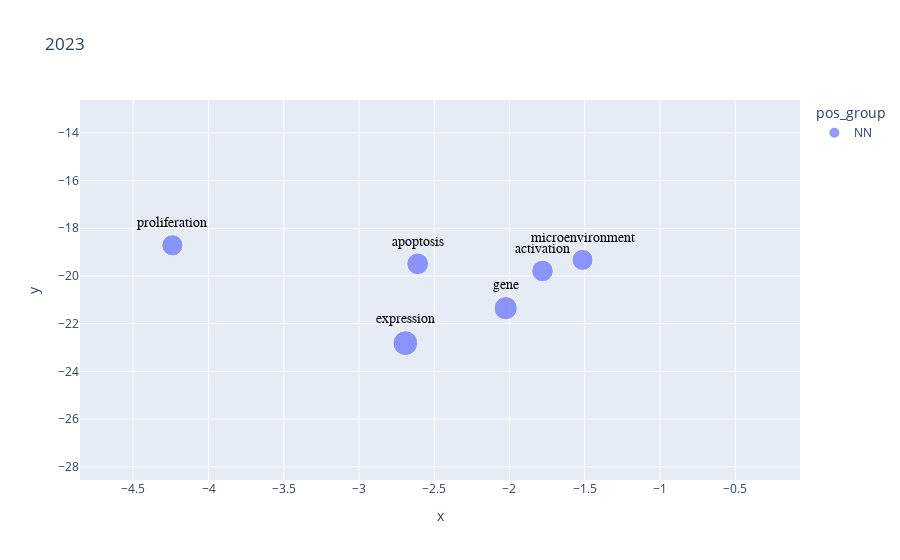

This figure's notebook cell:
### Code cell
px.scatter(year2023[year2023['pos_group'] == "NN"].reset_index(), 'x', 'y', 
           text='term_str', 
           color='pos_group', 
           title = '2023',
           hover_name='term_str',          
           size='size',
           height=1000).update_traces(
                mode='markers+text', 
                textfont=dict(color='black', size=14, family='Arial'),
                textposition='top center')

### Figure 1 — Plotly figure (JSON) as saved in the notebook; plotly's stock layout.template omitted (floating-point values rounded to 4 significant figures; data arrays with more than 128 entries replaced by an {"elided": "..."} marker saying what was removed)
{"data": [{"hovertemplate": "<b>%{hovertext}</b><br><br>pos_group=NN<br>x=%{x}<br>y=%{y}<br>size=%{marker.size}<br>term_str=%{text}<extra></extra>", "hovertext": {"elided": "247 str values"}, "legendgroup": "NN", "marker": {"color": "#636efa", "size": {"elided": "247 float values"}, "sizemode": "area", "sizeref": 0.01899, "symbol": "circle"}, "mode": "markers+text", "name": "NN", "orientation": "v", "showlegend": true, "text": {"elided": "247 str values"}, "textfont": {"color": "black", "family": "Arial", "size": 14}, "textposition": "top center", "type": "scatter", "x": {"elided": "247 float values"}, "xaxis": "x", "y": {"elided": "247 float values"}, "yaxis": "y"}], "layout": {"autosize": true, "legend": {"itemsizing": "constant", "title": {"text": "pos_group"}, "tracegroupgap": 0}, "title": {"text": "2023"}, "xaxis": {"anchor": "y", "autorange": false, "domain": [0, 1], "range": [-4.854, -0.06955], "title": {"text": "x"}, "type": "linear"}, "yaxis": {"anchor": "x", "autorange": false, "domain": [0, 1], "range": [-28.56, -12.62], "title": {"text": "y"}, "type": "linear"}}}
